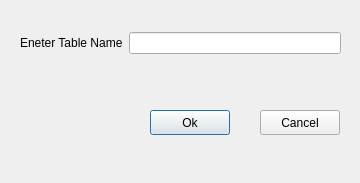
<?xml version="1.0" encoding="UTF-8"?>
<ui version="4.0">
 <class>createTable</class>
 <widget class="QDialog" name="createTable">
  <property name="geometry">
   <rect>
    <x>0</x>
    <y>0</y>
    <width>360</width>
    <height>183</height>
   </rect>
  </property>
  <property name="windowTitle">
   <string>Create Table</string>
  </property>
  <widget class="QPushButton" name="pushButton">
   <property name="geometry">
    <rect>
     <x>150</x>
     <y>110</y>
     <width>80</width>
     <height>25</height>
    </rect>
   </property>
   <property name="text">
    <string>Ok</string>
   </property>
  </widget>
  <widget class="QPushButton" name="pushButton_2">
   <property name="geometry">
    <rect>
     <x>260</x>
     <y>110</y>
     <width>80</width>
     <height>25</height>
    </rect>
   </property>
   <property name="text">
    <string>Cancel</string>
   </property>
  </widget>
  <widget class="QWidget" name="">
   <property name="geometry">
    <rect>
     <x>20</x>
     <y>30</y>
     <width>321</width>
     <height>26</height>
    </rect>
   </property>
   <layout class="QHBoxLayout" name="horizontalLayout">
    <item>
     <widget class="QLabel" name="label_enterTableName">
      <property name="text">
       <string>Eneter Table Name</string>
      </property>
     </widget>
    </item>
    <item>
     <widget class="QLineEdit" name="lineEdit_tableName"/>
    </item>
   </layout>
  </widget>
 </widget>
 <resources/>
 <connections/>
</ui>
